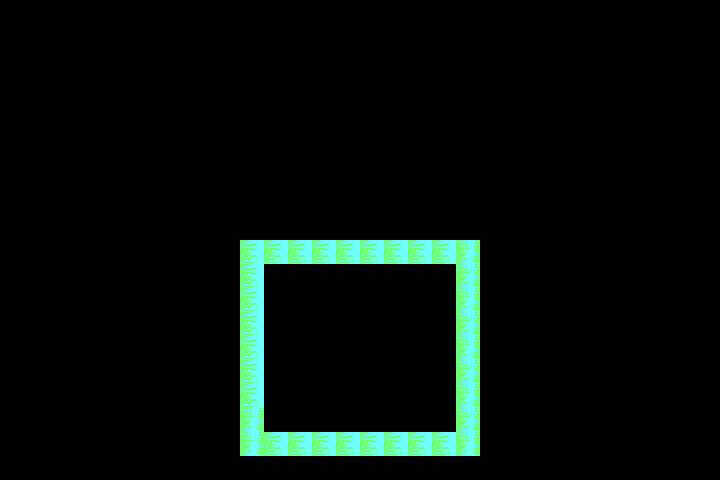

This is a level from a 2D game, rendered from its Tiled map with the project's own tilesets. A one-line summary and the complete map file follow:
An orthogonal 30x20 tile map with 24x24 px tiles, 1 tile layer (Tile Layer 1).

<map version="1.10" tiledversion="1.10.2" orientation="orthogonal" renderorder="right-down" width="30" height="20" tilewidth="24" tileheight="24" infinite="0" nextlayerid="2" nextobjectid="1">
 <tileset firstgid="1" source="ui.tsx" />
 <layer id="1" name="Tile Layer 1" width="30" height="20">
  <data encoding="csv">
0,0,0,0,0,0,0,0,0,0,0,0,0,0,0,0,0,0,0,0,0,0,0,0,0,0,0,0,0,0,
0,0,0,0,0,0,0,0,0,0,0,0,0,0,0,0,0,0,0,0,0,0,0,0,0,0,0,0,0,0,
0,0,0,0,0,0,0,0,0,0,0,0,0,0,0,0,0,0,0,0,0,0,0,0,0,0,0,0,0,0,
0,0,0,0,0,0,0,0,0,0,0,0,0,0,0,0,0,0,0,0,0,0,0,0,0,0,0,0,0,0,
0,0,0,0,0,0,0,0,0,0,0,0,0,0,0,0,0,0,0,0,0,0,0,0,0,0,0,0,0,0,
0,0,0,0,0,0,0,0,0,0,0,0,0,0,0,0,0,0,0,0,0,0,0,0,0,0,0,0,0,0,
0,0,0,0,0,0,0,0,0,0,0,0,0,0,0,0,0,0,0,0,0,0,0,0,0,0,0,0,0,0,
0,0,0,0,0,0,0,0,0,0,0,0,0,0,0,0,0,0,0,0,0,0,0,0,0,0,0,0,0,0,
0,0,0,0,0,0,0,0,0,0,0,0,0,0,0,0,0,0,0,0,0,0,0,0,0,0,0,0,0,0,
0,0,0,0,0,0,0,0,0,0,0,0,0,0,0,0,0,0,0,0,0,0,0,0,0,0,0,0,0,0,
0,0,0,0,0,0,0,0,0,0,2,2,2,2,2,2,2,2,2,1,0,0,0,0,0,0,0,0,0,0,
0,0,0,0,0,0,0,0,0,0,2,0,0,0,0,0,0,0,0,1,0,0,0,0,0,0,0,0,0,0,
0,0,0,0,0,0,0,0,0,0,2,0,0,0,0,0,0,0,0,1,0,0,0,0,0,0,0,0,0,0,
0,0,0,0,0,0,0,0,0,0,2,0,0,0,0,0,0,0,0,1,0,0,0,0,0,0,0,0,0,0,
0,0,0,0,0,0,0,0,0,0,2,0,0,0,0,0,0,0,0,1,0,0,0,0,0,0,0,0,0,0,
0,0,0,0,0,0,0,0,0,0,2,0,0,0,0,0,0,0,0,1,0,0,0,0,0,0,0,0,0,0,
0,0,0,0,0,0,0,0,0,0,2,0,0,0,0,0,0,0,0,1,0,0,0,0,0,0,0,0,0,0,
0,0,0,0,0,0,0,0,0,0,1,0,0,0,0,0,0,0,0,1,0,0,0,0,0,0,0,0,0,0,
0,0,0,0,0,0,0,0,0,0,1,2,2,2,2,2,2,2,2,1,0,0,0,0,0,0,0,0,0,0,
0,0,0,0,0,0,0,0,0,0,0,0,0,0,0,0,0,0,0,0,0,0,0,0,0,0,0,0,0,0
</data>
 </layer>
</map>
